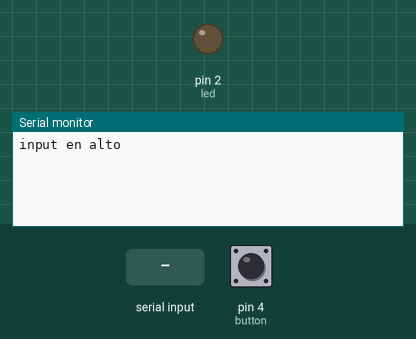
Bench run of a sketch on a simulated Arduino Uno, built with avr-gcc and run on an emulated ATmega328P. On the bench: output pins drawn as LEDs (lit = HIGH), the last lines printed to the serial monitor. The test bench sets the inputs (shaded band); at power-on: pin 4 (button) HIGH.

Above: at 1.2 s.
1.3 s: pin 4 (button) pulled LOW for 0.15 s
At 1.43 s:
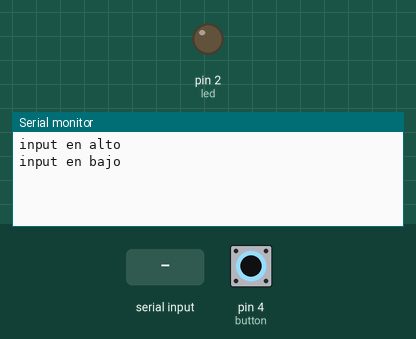
2.9 s: "1" received over Serial
At 3.4 s:
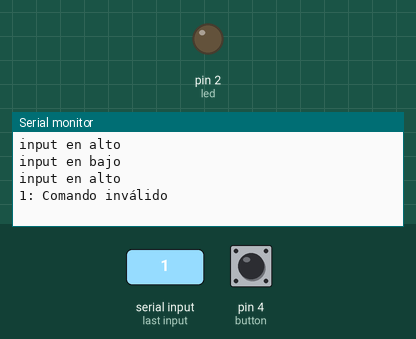

The sketch:

comunicacionSerialBidireccional.ino
```cpp
#define led 2
#define button 4
String inString = "off";
int val = LOW;
int val2 = LOW;


void setup() {
  Serial.begin(250000);
  Serial.setTimeout(1);
  while (!Serial) {
    ; // wait for serial port to connect. Needed for native USB port only
  }

  pinMode(led, OUTPUT);
  pinMode(button, INPUT);
  digitalWrite(button, HIGH);
}

void loop() {
    //Almacenamiento de valor pasado
  val2 = val;
  val = digitalRead(button);

  if(val==HIGH && val2!=val){
    Serial.println("input en alto");
  }else if(val==LOW && val2!=val){
    Serial.println("input en bajo");
  }

  if (Serial.available() > 0) {
    inString = String(Serial.readString());   // get incoming byte:
    Serial.print(inString+": ");

    if(inString==String("on")){
      Serial.println("LED ON");
      digitalWrite(led, HIGH);
    }else if(inString==String("off")){
      Serial.println("LED OFF");
      digitalWrite(led, LOW);
    }
    else{
      Serial.println("Comando inválido");
    }
  }
}
```

Measured:
- after the input at 1.3 s, the serial monitor: prints a new line at once (image 1)
- after the input at 2.9 s, the serial monitor: prints a new line at once (image 2)
